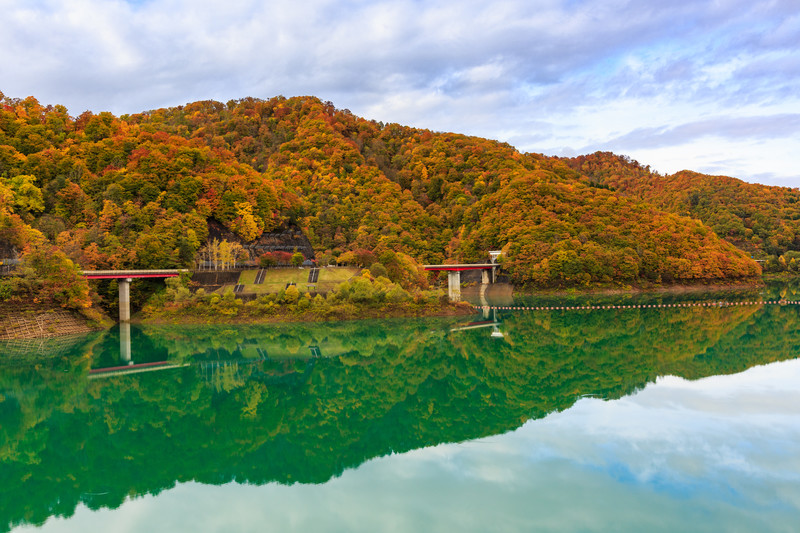
#> input picture project/uploaded_files/api_v1/images/2961ad91ed20181006104052221285.jpg, 800 x 533 px, found by its file name
$ python -i anime.py   (imports and definitions only)
#> lines starting #> are read from the running program, lines starting #| are printed output that depends on the picture; after the words box and inside, x2 and y2 are one past the last pixel; in counts of white or black regions, pixels touching at a corner belong together
import cv2
import numpy as np
import os

# base dir
# BASE_DIR = "/home/ubuntu/workspace/project/uploaded_files/api_v1/images/"
BASE_DIR = os.path.dirname(os.path.dirname(os.path.dirname(os.path.abspath(__file__))))
BASE_DIR = os.path.join(BASE_DIR, 'uploaded_files/api_v1/images/')
# 定数
K = 30

def Anime(image_name):
    print("image_name" + os.path.join(BASE_DIR, image_name))
    # 画像を読み込む
    img = cv2.imread(os.path.join(BASE_DIR, image_name))
#> img is the input picture: shape (533, 800, 3); mean B, G, R 112.2, 139, 127.6

    # グレースケール変換
    gray = cv2.cvtColor(img, cv2.COLOR_BGRA2GRAY)
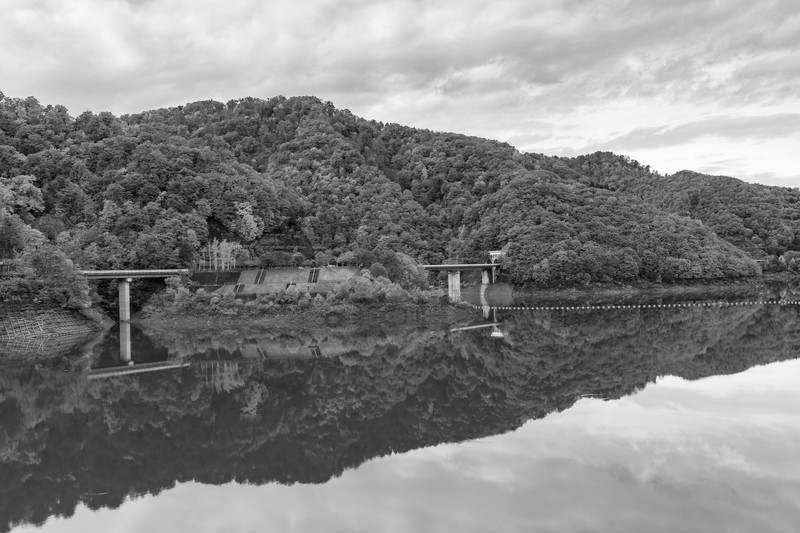
#> gray: shape (533, 800); min 0, max 255, mean 132.6

    # ぼかしでノイズ低減
    edge = cv2.blur(gray, (3, 3))

    # Cannyアルゴリズムで輪郭抽出
    edge = cv2.Canny(edge, 50, 150, apertureSize=3)
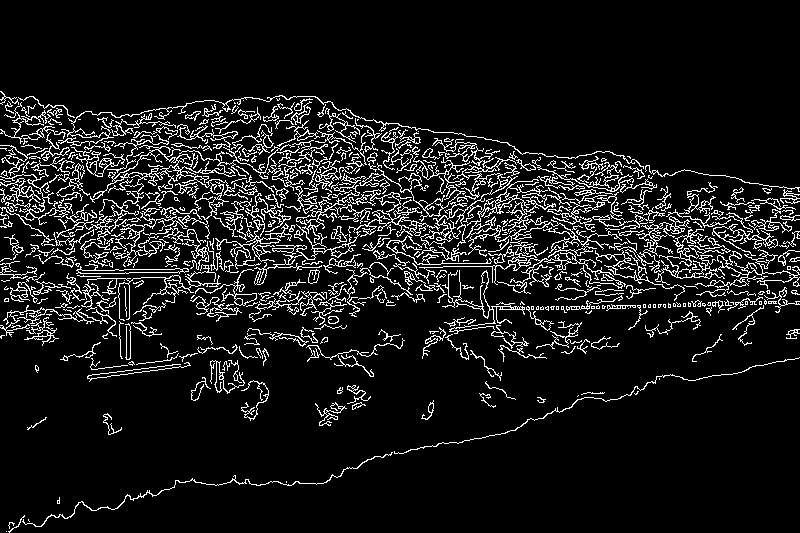
#> edge: shape (533, 800); 9.6% white in thin lines or dots, all inside (x1, y1, x2, y2) = (0, 91, 800, 533)

    # 輪郭画像をRGB色空間に変換
    edge = cv2.cvtColor(edge, cv2.COLOR_GRAY2BGR)

    # 次元数を1落とす(縦x横を直列化)
    Z = img.reshape((-1,3))

    # float32型に変換
    Z = np.float32(Z)

    # 基準の定義
    criteria = (cv2.TERM_CRITERIA_EPS + cv2.TERM_CRITERIA_MAX_ITER, 10, 1.0)

    # K-means法で減色
    _, label, center = cv2.kmeans(Z, K, None, criteria, 10, cv2.KMEANS_RANDOM_CENTERS)
#> center = 30 rows, first 8: [231.5, 183.6, 163.3], [244.7, 223.2, 212.1], [193.6, 173.4, 117.3], [46.75, 98.65, 117.9], [249.5, 239.3, 232.6], [174.2, 179.3, 139], [250.4, 215.3, 195.8], [17.82, 78.95, 112]

    # UINT8に変換
    center = np.uint8(center)
#> center = 30 rows, first 8: [231, 183, 163], [244, 223, 212], [193, 173, 117], [46, 98, 117], [249, 239, 232], [174, 179, 138], [250, 215, 195], [17, 78, 112]

    res = center[label.flatten()]

    # 配列の次元数と入力画像と同じに戻す
    img = res.reshape((img.shape))
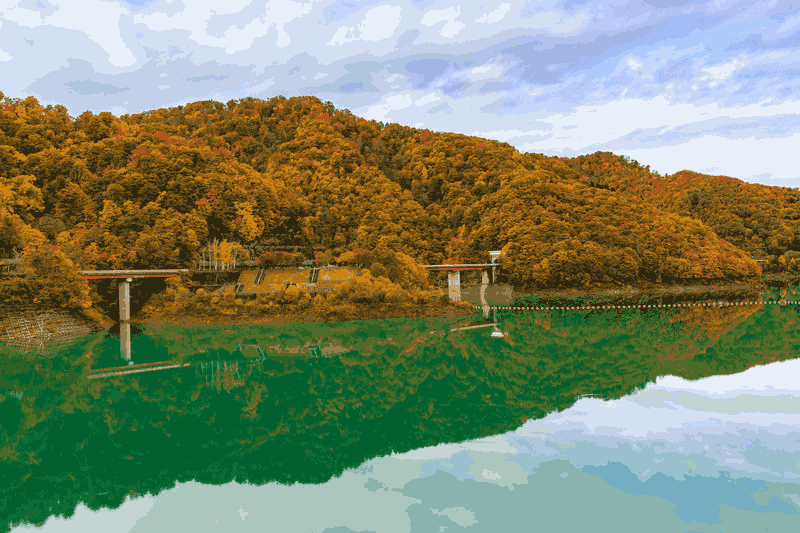
#> img: shape (533, 800, 3); mean B, G, R 111.7, 138.5, 127.3

    # 差分を返す
    img = cv2.subtract(img, edge)
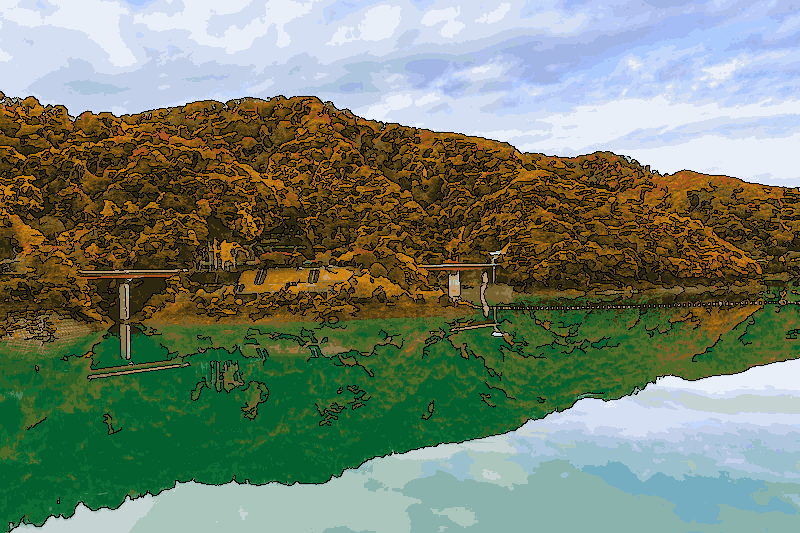
#> img: shape (533, 800, 3); mean B, G, R 108.7, 130, 116.4

    # 保存
    cv2.imwrite(os.path.join(BASE_DIR, image_name), img)

>>> result = Anime('../../uploaded_files/api_v1/images/2961ad91ed20181006104052221285.jpg')

$ run again, on project/uploaded_files/api_v1/images/2961ad91ed20181007014018130010.jpg
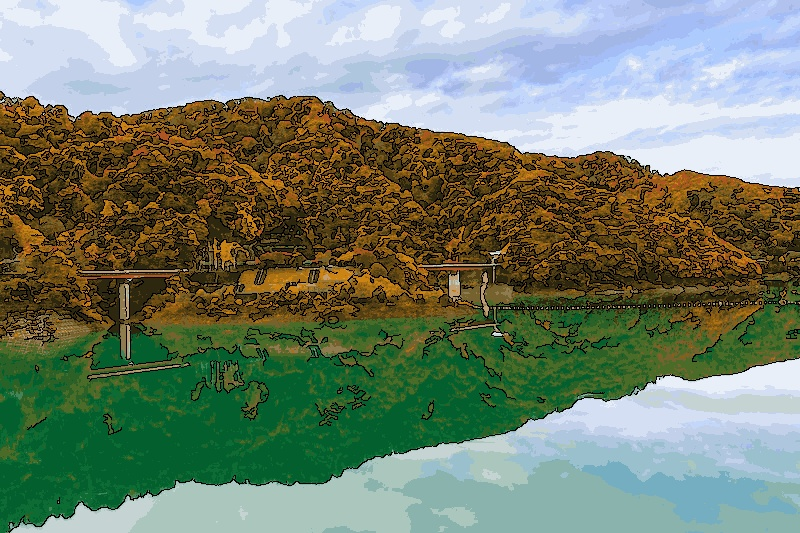
#> input picture project/uploaded_files/api_v1/images/2961ad91ed20181007014018130010.jpg, 800 x 533 px, found by its file name
#> in Anime, img is the input picture: shape (533, 800, 3); mean B, G, R 111.9, 130.3, 116.7
#> in Anime, `edge = cv2.Canny(edge, 50, 150, apertureSize=3)`:
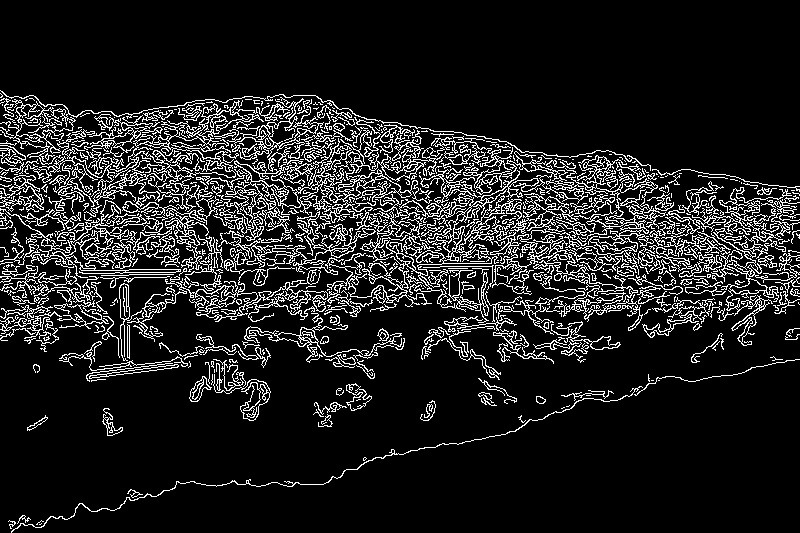
#> edge: shape (533, 800); 12.5% white in thin lines or dots, all inside (x1, y1, x2, y2) = (0, 90, 800, 533)
#> in Anime, `_, label, center = cv2.kmeans(Z, K, None, criteria, 10, cv2.KMEANS_RAN..`: center = 30 rows, first 8: [0.0595, 5.33, 4.93], [246.3, 222.5, 209.3], [242.3, 223.1, 212.6], [127.4, 160.8, 181.6], [249.4, 238.8, 231.8], [177.5, 177.7, 133.4], [247.2, 191.2, 166.3], [29.09, 78.48, 106.2]
#> in Anime, `center = np.uint8(center)`: center = 30 rows, first 8: [0, 5, 4], [246, 222, 209], [242, 223, 212], [127, 160, 181], [249, 238, 231], [177, 177, 133], [247, 191, 166], [29, 78, 106]
#> in Anime, `img = cv2.subtract(img, edge)`:
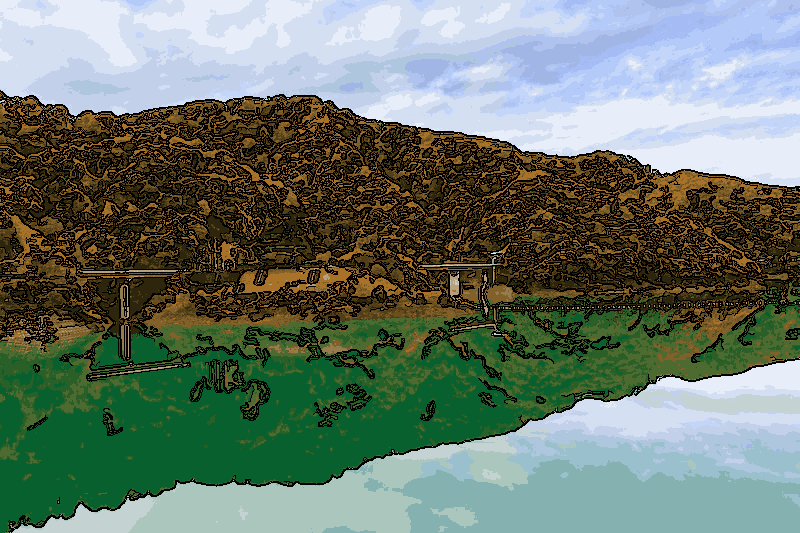
#> img: shape (533, 800, 3); mean B, G, R 107.1, 120.8, 105.2
